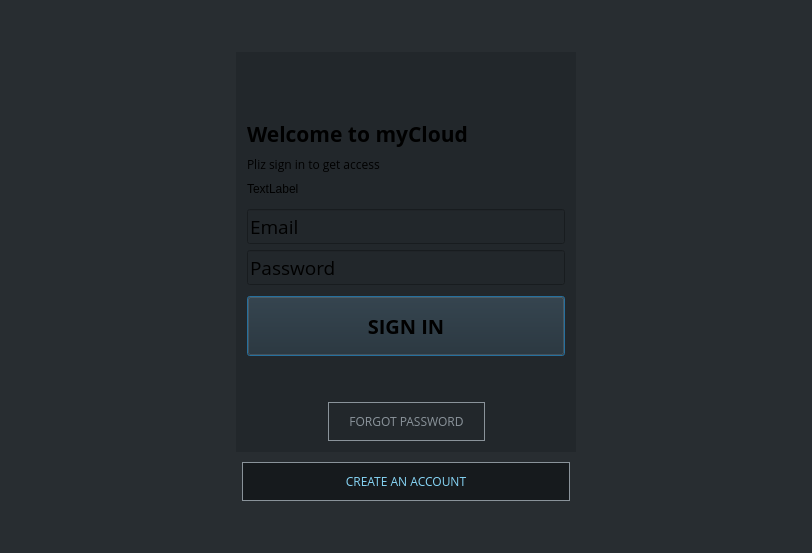
<?xml version="1.0" encoding="UTF-8"?>
<ui version="4.0">
 <class>Login</class>
 <widget class="QWidget" name="Login">
  <property name="geometry">
   <rect>
    <x>0</x>
    <y>0</y>
    <width>812</width>
    <height>553</height>
   </rect>
  </property>
  <property name="windowTitle">
   <string>Login</string>
  </property>
  <property name="styleSheet">
   <string notr="true">background-color:#282D31</string>
  </property>
  <layout class="QGridLayout" name="gridLayout_3">
   <item row="7" column="1">
    <widget class="QWidget" name="widgetConnection" native="true">
     <property name="minimumSize">
      <size>
       <width>340</width>
       <height>400</height>
      </size>
     </property>
     <property name="maximumSize">
      <size>
       <width>340</width>
       <height>400</height>
      </size>
     </property>
     <property name="styleSheet">
      <string notr="true">background-color:#22272B;</string>
     </property>
     <layout class="QVBoxLayout" name="verticalLayout_2">
      <item>
       <layout class="QHBoxLayout" name="layoutLogo">
        <property name="sizeConstraint">
         <enum>QLayout::SetDefaultConstraint</enum>
        </property>
        <item>
         <widget class="QLabel" name="logo">
          <property name="minimumSize">
           <size>
            <width>70</width>
            <height>40</height>
           </size>
          </property>
          <property name="maximumSize">
           <size>
            <width>60</width>
            <height>41</height>
           </size>
          </property>
          <property name="text">
           <string/>
          </property>
         </widget>
        </item>
       </layout>
      </item>
      <item>
       <spacer name="verticalSpacer_3">
        <property name="orientation">
         <enum>Qt::Vertical</enum>
        </property>
        <property name="sizeType">
         <enum>QSizePolicy::Fixed</enum>
        </property>
        <property name="sizeHint" stdset="0">
         <size>
          <width>20</width>
          <height>10</height>
         </size>
        </property>
       </spacer>
      </item>
      <item>
       <widget class="QLabel" name="mainTitle">
        <property name="font">
         <font>
          <family>Open Sans</family>
          <pointsize>16</pointsize>
          <weight>75</weight>
          <bold>true</bold>
         </font>
        </property>
        <property name="text">
         <string>Welcome to myCloud</string>
        </property>
       </widget>
      </item>
      <item>
       <widget class="QLabel" name="desc">
        <property name="font">
         <font>
          <family>Open Sans</family>
         </font>
        </property>
        <property name="text">
         <string>Pliz sign in to get access</string>
        </property>
       </widget>
      </item>
      <item>
       <widget class="QLabel" name="errorMsg">
        <property name="text">
         <string>TextLabel</string>
        </property>
       </widget>
      </item>
      <item>
       <spacer name="verticalSpacer_5">
        <property name="orientation">
         <enum>Qt::Vertical</enum>
        </property>
        <property name="sizeType">
         <enum>QSizePolicy::Fixed</enum>
        </property>
        <property name="sizeHint" stdset="0">
         <size>
          <width>20</width>
          <height>5</height>
         </size>
        </property>
       </spacer>
      </item>
      <item>
       <widget class="LineEditCustom" name="emailInput">
        <property name="font">
         <font>
          <family>Open Sans</family>
          <pointsize>14</pointsize>
         </font>
        </property>
        <property name="text">
         <string>Email</string>
        </property>
       </widget>
      </item>
      <item>
       <widget class="LineEditCustom" name="passwordInput">
        <property name="font">
         <font>
          <family>Open Sans</family>
          <pointsize>14</pointsize>
         </font>
        </property>
        <property name="text">
         <string>Password</string>
        </property>
       </widget>
      </item>
      <item>
       <spacer name="verticalSpacer_6">
        <property name="orientation">
         <enum>Qt::Vertical</enum>
        </property>
        <property name="sizeType">
         <enum>QSizePolicy::Fixed</enum>
        </property>
        <property name="sizeHint" stdset="0">
         <size>
          <width>20</width>
          <height>5</height>
         </size>
        </property>
       </spacer>
      </item>
      <item>
       <widget class="QPushButton" name="signBtn">
        <property name="minimumSize">
         <size>
          <width>0</width>
          <height>60</height>
         </size>
        </property>
        <property name="font">
         <font>
          <family>Open Sans</family>
          <pointsize>15</pointsize>
          <weight>75</weight>
          <bold>true</bold>
         </font>
        </property>
        <property name="cursor">
         <cursorShape>PointingHandCursor</cursorShape>
        </property>
        <property name="styleSheet">
         <string notr="true"/>
        </property>
        <property name="text">
         <string>SIGN IN</string>
        </property>
        <property name="default">
         <bool>true</bool>
        </property>
       </widget>
      </item>
      <item>
       <spacer name="verticalSpacer_4">
        <property name="orientation">
         <enum>Qt::Vertical</enum>
        </property>
        <property name="sizeType">
         <enum>QSizePolicy::Fixed</enum>
        </property>
        <property name="sizeHint" stdset="0">
         <size>
          <width>20</width>
          <height>40</height>
         </size>
        </property>
       </spacer>
      </item>
      <item>
       <layout class="QHBoxLayout" name="horizontalLayout">
        <item>
         <spacer name="horizontalSpacer_3">
          <property name="orientation">
           <enum>Qt::Horizontal</enum>
          </property>
          <property name="sizeHint" stdset="0">
           <size>
            <width>40</width>
            <height>20</height>
           </size>
          </property>
         </spacer>
        </item>
        <item>
         <widget class="QPushButton" name="forgotPasswordBtn">
          <property name="font">
           <font>
            <family>Open Sans</family>
           </font>
          </property>
          <property name="cursor">
           <cursorShape>PointingHandCursor</cursorShape>
          </property>
          <property name="styleSheet">
           <string notr="true">  color: #8A939A;
  background: #22272B;
  padding: 10px 20px 10px 20px;
  border: 1px solid #8A939A;
  border-color:#8A939A;
  text-decoration: none;</string>
          </property>
          <property name="text">
           <string>FORGOT PASSWORD</string>
          </property>
         </widget>
        </item>
        <item>
         <spacer name="horizontalSpacer_4">
          <property name="orientation">
           <enum>Qt::Horizontal</enum>
          </property>
          <property name="sizeHint" stdset="0">
           <size>
            <width>40</width>
            <height>20</height>
           </size>
          </property>
         </spacer>
        </item>
       </layout>
      </item>
     </layout>
    </widget>
   </item>
   <item row="11" column="1">
    <spacer name="verticalSpacer_2">
     <property name="orientation">
      <enum>Qt::Vertical</enum>
     </property>
     <property name="sizeHint" stdset="0">
      <size>
       <width>20</width>
       <height>40</height>
      </size>
     </property>
    </spacer>
   </item>
   <item row="10" column="1">
    <widget class="QPushButton" name="createAccountBtn">
     <property name="font">
      <font>
       <family>Open Sans</family>
      </font>
     </property>
     <property name="styleSheet">
      <string notr="true">  color: #87d6f7;
  background: #161A1D;
  padding: 10px 20px 10px 20px;
  border: 1px solid #8A939A;
  border-color:#8A939A;
  text-decoration: none;
margin-left:6px;
margin-right:6px;</string>
     </property>
     <property name="text">
      <string>CREATE AN ACCOUNT</string>
     </property>
    </widget>
   </item>
   <item row="7" column="0">
    <spacer name="horizontalSpacer">
     <property name="orientation">
      <enum>Qt::Horizontal</enum>
     </property>
     <property name="sizeHint" stdset="0">
      <size>
       <width>40</width>
       <height>20</height>
      </size>
     </property>
    </spacer>
   </item>
   <item row="7" column="2">
    <spacer name="horizontalSpacer_2">
     <property name="orientation">
      <enum>Qt::Horizontal</enum>
     </property>
     <property name="sizeHint" stdset="0">
      <size>
       <width>40</width>
       <height>20</height>
      </size>
     </property>
    </spacer>
   </item>
   <item row="1" column="1">
    <spacer name="verticalSpacer">
     <property name="orientation">
      <enum>Qt::Vertical</enum>
     </property>
     <property name="sizeHint" stdset="0">
      <size>
       <width>20</width>
       <height>40</height>
      </size>
     </property>
    </spacer>
   </item>
   <item row="9" column="1">
    <spacer name="verticalSpacer_7">
     <property name="orientation">
      <enum>Qt::Vertical</enum>
     </property>
     <property name="sizeType">
      <enum>QSizePolicy::Fixed</enum>
     </property>
     <property name="sizeHint" stdset="0">
      <size>
       <width>20</width>
       <height>4</height>
      </size>
     </property>
    </spacer>
   </item>
  </layout>
 </widget>
 <layoutdefault spacing="6" margin="11"/>
 <customwidgets>
  <customwidget>
   <class>LineEditCustom</class>
   <extends>QLineEdit</extends>
   <header>lineEditCustom.h</header>
  </customwidget>
 </customwidgets>
 <resources/>
 <connections/>
</ui>
